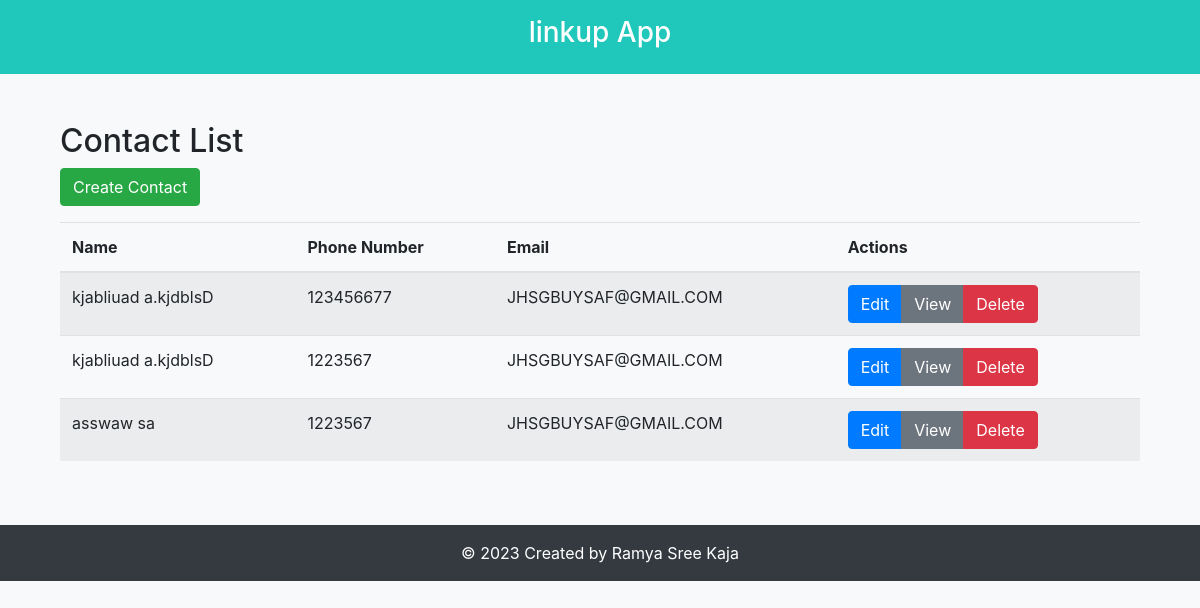
The app's page /, older data.
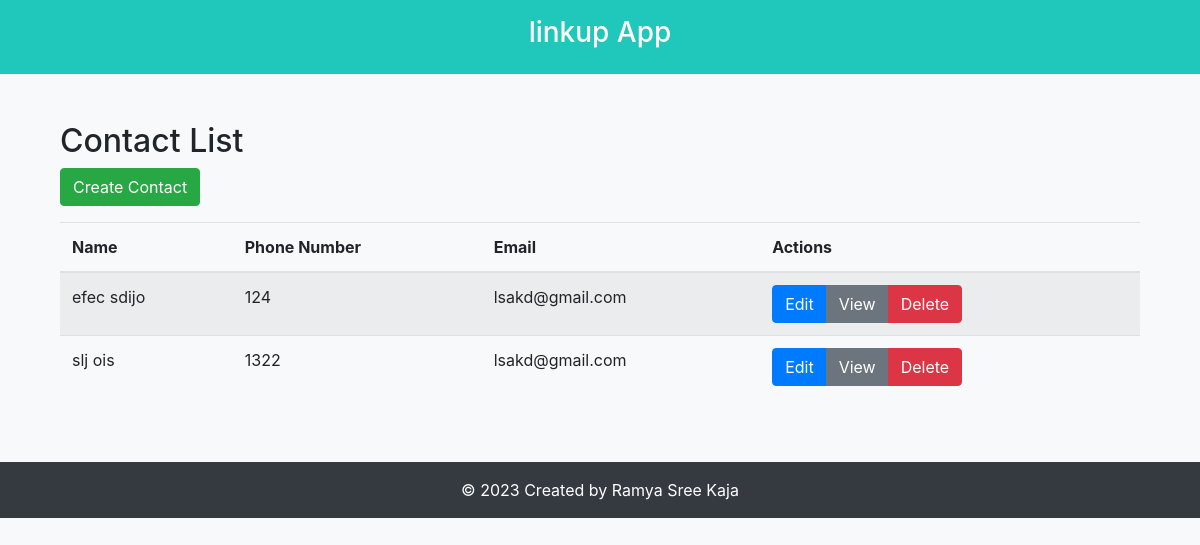
The same page, newer data.
### linkup/models.py (models this page shows, shortened)
class Contact(models.Model):
    first_name = models.CharField(max_length=100)
    last_name = models.CharField(max_length=100)
    phone_number = models.CharField(max_length=15)
    email = models.EmailField()
    address = models.TextField(null=True, blank=True)

### linkup/views.py (the view)
# urls.py: path('', linkup_views.linkup_list, name='home'),
def linkup_list(request):
    contacts = Contact.objects.all()
    return render(request, 'linkup/linkup_list.html', {'contacts': contacts})

### linkup/templates/linkup/linkup_list.html (shortened to what this page needs)
{% extends 'linkup/base.html' %}
{% block content %}
<div class="container">
    <h2>Contact List</h2>
    <a href="{% url 'linkup_create' %}" class="btn btn-success mb-3">Create Contact</a>
    <table class="table table-striped">
        <thead>
            <tr>
                <th scope="col">Name</th>
                <th scope="col">Phone Number</th>
                <th scope="col">Email</th>
                <th scope="col">Actions</th>
            </tr>
        </thead>
        <tbody>
            {% for contact in contacts %}
                <tr>
                    <td>{{ contact.first_name }} {{ contact.last_name }}</td>
                    <td>{{ contact.phone_number }}</td>
                    <td>{{ contact.email }}</td>
                    <td>
                        <div class="btn-group" role="group" aria-label="Actions">
                            <a href="{% url 'linkup_update' contact.id %}" class="btn btn-primary">Edit</a>
                            <a href="{% url 'linkup_detail' contact.id %}" class="btn btn-secondary">View</a>
                            <a href="{% url 'linkup_confirm_delete' contact.id %}" class="btn btn-danger">Delete</a>
                        </div>
                    </td>
                </tr>
            {% empty %}
                <tr>
                    <td colspan="4">No contacts available.</td>
                </tr>
            {% endfor %}
        </tbody>
    </table>
</div>
{% endblock %}

### linkup/templates/linkup/base.html (shortened to what this page needs)
<!DOCTYPE html>
<html lang="en">
<head>
    <link rel="stylesheet" href="https://stackpath.bootstrapcdn.com/bootstrap/4.3.1/css/bootstrap.min.css">
</head>
<body>
    <header class="header-custom text-white text-center py-3 mb-4">
        <h1 class="h3">{% block header %}linkup App{% endblock %}</h1>
    </header>
    <main class="container py-4">
        {% block content %}
        {% endblock %}
    </main>
    <footer class="footer-custom text-white text-center py-3 mt-4">
        <div class="container">
            © 2023 Created by Ramya Sree Kaja
        </div>
    </footer>
</body>
</html>

### linkup/templates/linkup/base.html (style rules this page uses)
body { background-color: #f8f9fa; }
.header-custom { background-color: #1fc8ba; }
.footer-custom { background-color: #343a40; }

Row changes from the older to the newer data that the page shows:
removed Contact: first_name "asswaw", last_name "sa", phone_number "1223567", email "JHSGBUYSAF@GMAIL.COM"
changed Contact: first_name "kjabliuad" → "efec"; last_name "a.kjdblsD" → "sdijo"; phone_number "123456677" → "124"; email "JHSGBUYSAF@GMAIL.COM" → "lsakd@gmail.com"
changed Contact: first_name "kjabliuad" → "slj"; last_name "a.kjdblsD" → "ois"; phone_number "1223567" → "1322"; email "JHSGBUYSAF@GMAIL.COM" → "lsakd@gmail.com"
